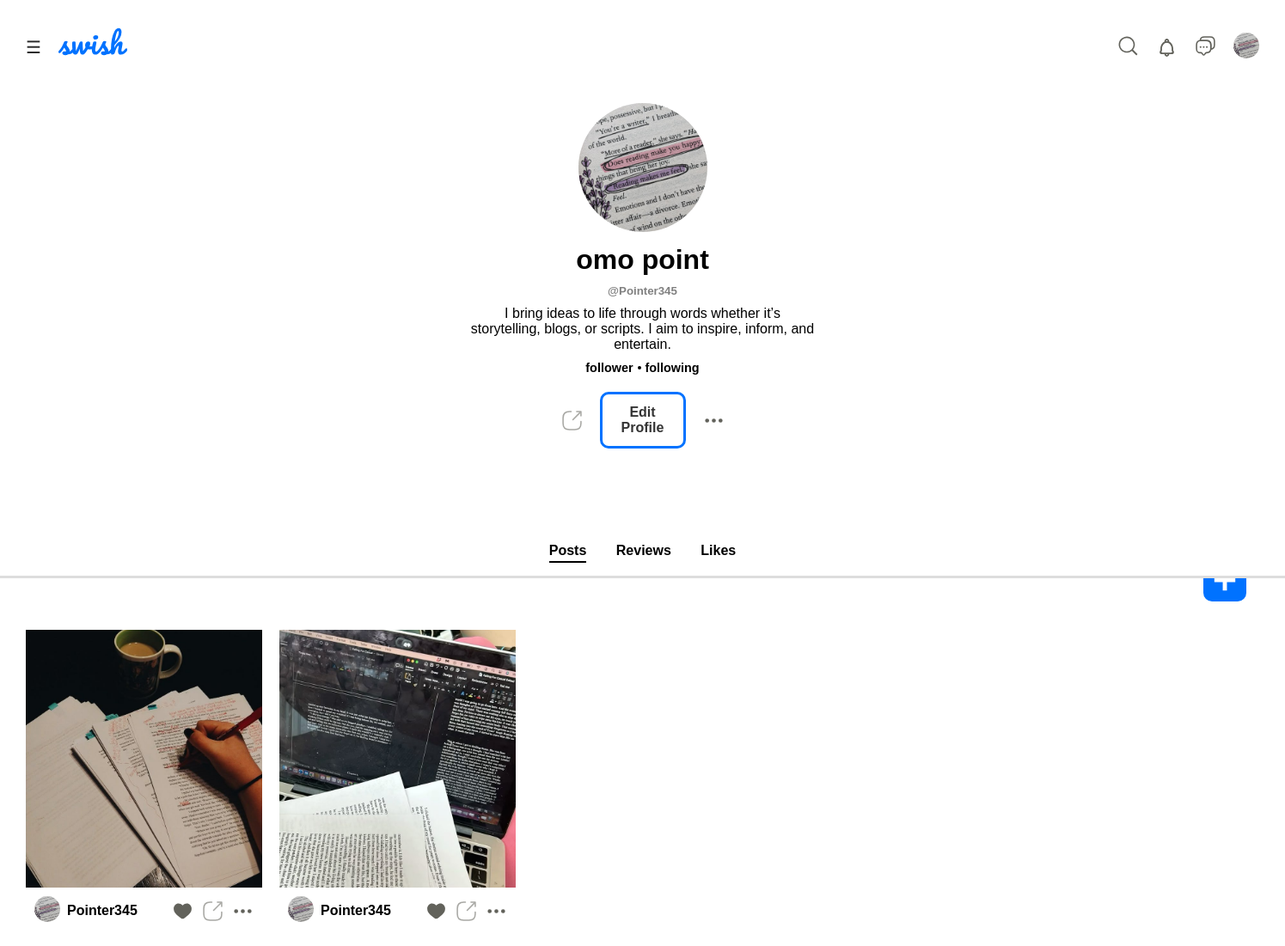
The app's page /profile/ (signed in) with its own data.
### swishapp/models.py (models this page shows, shortened)
class Profile(models.Model):
    user = models.OneToOneField(User, on_delete=models.CASCADE)
    bio = models.TextField(max_length=500, blank=True)
    profile_picture = models.ImageField(
        upload_to='profile_pics/',
        default='profile_pics/default.jpg'
    )
    phone = models.CharField(max_length=20, blank=True)
    twitter = models.URLField(blank=True)
    instagram = models.URLField(blank=True)

class Post(models.Model):
    user = models.ForeignKey(User, on_delete=models.CASCADE, related_name='posts')
    image = models.ImageField(upload_to='posts/')
    title = models.CharField(max_length=200)
    description = models.TextField(blank=True)
    categories = models.ManyToManyField(Category, related_name='posts')  # Multiple categories
    featured = models.BooleanField(default=False)
    liked_by = models.ManyToManyField(User, related_name='liked_posts', blank=True)
    created_at = models.DateTimeField(auto_now_add=True)
    class Meta:
        ordering = ['-created_at']

### swishapp/views.py (the view)
# urls.py: path('profile/', views.my_profile, name='my_profile'),
@no_cache
@login_required(login_url='login')
def my_profile(request):
    if not request.user.is_authenticated:
        return redirect('login')
    user_posts = Post.objects.filter(user=request.user).order_by('-created_at')
    liked_posts = request.user.liked_posts.all()
    context = {
        'profile_user': request.user,
        'user_posts': user_posts,
        'liked_posts': liked_posts,
        'is_own_profile': True,  # Flag to show/hide edit buttons
    }
    return render(request, 'user_profile.html', context)

### swishapp/context_processors.py (called while the page is built)
def unread_messages(request):
    if request.user.is_authenticated:
        unread_count = 0
        conversations = Conversation.objects.filter(participants=request.user)
        for conv in conversations:
            unread_count += conv.messages.filter(
                is_read=False
            ).exclude(sender=request.user).count()
        return {'unread_messages_count': unread_count}
    return {'unread_messages_count': 0}

def unread_notifications(request):
    if request.user.is_authenticated:
        notifications = Notification.objects.filter(
            recipient=request.user
        ).select_related('sender', 'sender__profile', 'post')[:20]  # Get 20 most recent
        unread_count = Notification.objects.filter(
            recipient=request.user,
            is_read=False
        ).count()
        return {
            'unread_notifications_count': unread_count,
            'notifications': notifications
        }
    return {
        'unread_notifications_count': 0,
        'notifications': []
    }

### swishapp/models.py (called while the page is built)
    def get_link(self):
        if self.notification_type == 'like' and self.post:
            return f"/post/{self.post.id}/"
        elif self.notification_type == 'comment' and self.post:
            return f"/post/{self.post.id}/"
        elif self.notification_type == 'reply' and self.post:
            return f"/post/{self.post.id}/"
        elif self.notification_type == 'follow':
            return f"/user/{self.sender.username}/"
        elif self.notification_type == 'message':
            return f"/messages/chat/{self.sender.username}/"
        elif self.notification_type == 'new_post' and self.post:
            return f"/post/{self.post.id}/"
        elif self.notification_type == 'new_job':
            return "/find_jobs/"
        return "#"

### templates/user_profile.html (shortened to what this page needs)
{% load static %}
<!DOCTYPE html>
<html lang="en">
  <head>
    <link rel="stylesheet" href="/static/Css/user_profile.css" />
  </head>
  <body>
    <div class="entire-menu">
      <div class="menu-bar">
        <div class="left-side">
          <div class="hamburger" onclick="toggleMenu()">&#9776;</div>
        </div>
        <div class="right-side">
          <div class="search-container">
                    <div class="search-icon" onclick="toggleSearch()">
                        <img src="/static/images/magnifying-glass-backup-svgrepo-com.svg" alt="search">
                    </div>
                    <ul id="searchHistory" class="hidden"></ul>
                </div>
           <div class="notification-icon" onclick="toggleNotifications(this)">
                               <div class="icon">
                        <img src="/static/images/notifications-svgrepo-com.svg" alt="">
                    </div>
           </div>
          <div class="icon message-icon-wrapper">
                    <img id="messagesIcon"
                        src="/static/images/messages-1-svgrepo-com.svg"
                        alt="messages"
                        onclick="window.location.href='{% url 'messages_list' %}'">
          </div>
          <div class="pfp-icon">
                 <a href="{% url 'my_profile' %}">
                  <img src="{{ request.user.profile.profile_picture.url }}" alt="">
                 </a>
          </div>
        </div>
      </div>
    </div>
<div class="entire-profile">
  <div class="profile-details">
    <div class="profile-picture">
      <img src="{{ profile_user.profile.profile_picture.url }}" alt="Profile Picture">
    </div>
    <h1 class="full-name">{{ profile_user.get_full_name|default:profile_user.username }}</h1>
    <h5 class="username">@{{ profile_user.username }}</h5>
    <div class="description">
      <p>{{ profile_user.profile.bio|default:"No bio yet" }}</p>
    </div>
   <div class="follow">
      <h4 class="followers" id="followers-count">{{ followers_count }} follower</h4>
      <div class="dot"></div>
      <h4 class="following">{{ following_count }} following</h4>
    </div>
    <div class="others">
      <div class="icon share-icon" data-username="{{ profile_user.username }}">
        <img src="/static/images/export-2-svgrepo-com (1).svg" alt="Share" />
      </div>
      <div class="buttons">
        {% if user.is_authenticated and user != profile_user %}
        <a href="{% url 'messages_chat' profile_user.username %}" class="btn">Message</a>
        <a href="#" class="btn" id="follow-btn" data-username="{{ profile_user.username }}">
          {% if is_following %}Unfollow{% else %}Follow{% endif %}
        </a>
        {% elif user == profile_user %}
        <a href="{% url 'edit_profile' %}" class="btn">Edit Profile</a>
        {% endif %}
      </div>
      <div class="icon three-dots" onclick="toggleContactDropdown(this)">
        <img src="/static/images/three-dots-svgrepo-com.svg" alt="menu" />
      </div>
    </div>
  </div>
</div>
<div class="tabs">
  <span class="active" data-target="services">Posts</span>
  <span data-target="reviews">Reviews</span>
  <span data-target="likes">Likes</span>
</div>
<div class="post-flip-thing">
  <div class="post-grid active-grid" id="services">
    {% for post in user_posts %}
    <div class="post-box"  data-post-id="{{ post.id }}">
      <div class="post-picture">
        <a href="{% url 'post_detail' post.id %}">
          <img src="{{ post.image.url }}" alt="{{ post.title }}" />
        </a>
      </div>
      <div class="post-details">
        <div class="post-user-info">
          <a href="{% url 'user_profile' post.user.username %}" class="profile-link">
            <div class="pfp-icon">
                    <img src="{{ profile_user.profile.profile_picture.url }}" alt="Profile Picture">
            </div>
            <div class="post-user-name">
              <h4>{{ post.user.username }}</h4>
            </div>
          </a>
        </div>
        <div class="post-icon">
          <div class="icon">
              <img src="{% if user in post.liked_by.all %}/static/images/red-heart.svg{% else %}/static/images/heart-svgrepo-com.svg{% endif %}"
                  alt="heart"
                  class="heart-icon {% if user in post.liked_by.all %}liked{% endif %}"
                  data-post-id="{{ post.id }}">
          </div>
          <div class="icon share-icon" data-type="post" data-postid="{{ post.id }}">
            <img src="/static/images/export-2-svgrepo-com (1).svg" alt="Share Post" />
          </div>
          <div class="icon three-dots" onclick="toggleContactDropdown(this)">
            <img src="/static/images/three-dots-svgrepo-com.svg" alt="menu" />
          </div>
        </div>
      </div>
    </div>
    {% empty %}
    <p style="text-align: center; padding: 2rem; color: #666;">No posts yet</p>
    {% endfor %}
   {% if is_own_profile %}
    <div class="plus-sign">
    <a href="{% url 'add_post' %}">
        <img src="/static/images/heavy-plus-sign-svgrepo-com.svg" alt="">
    </a>
    </div>
    {% endif %}
  </div>
</div>
  </body>
</html>

### records on screen
Post: image (picture), profile.profile_picture (picture), user.username "Pointer345"
Post: image (picture), profile.profile_picture (picture), user.username "Pointer345"

### other values on screen
{{ profile_user.get_full_name|default:profile_user.username }} "omo point"
{{ profile_user.username }} "Pointer345"
{{ profile_user.profile.bio|default:"No bio yet" }} "I bring ideas to life through words whether it’s storytelling, blogs, or scripts. I aim to inspire, inform, and entertain."
